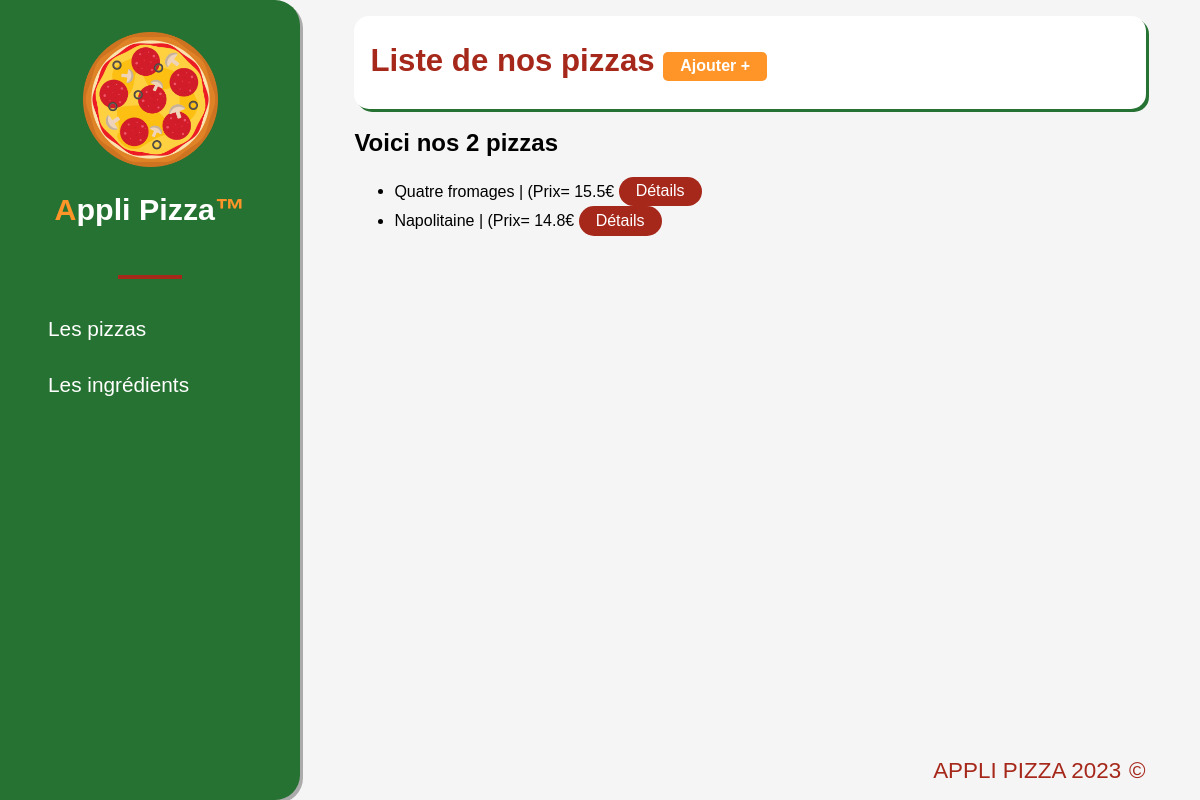
/pizzas/, run on an earlier commit of the app's database.
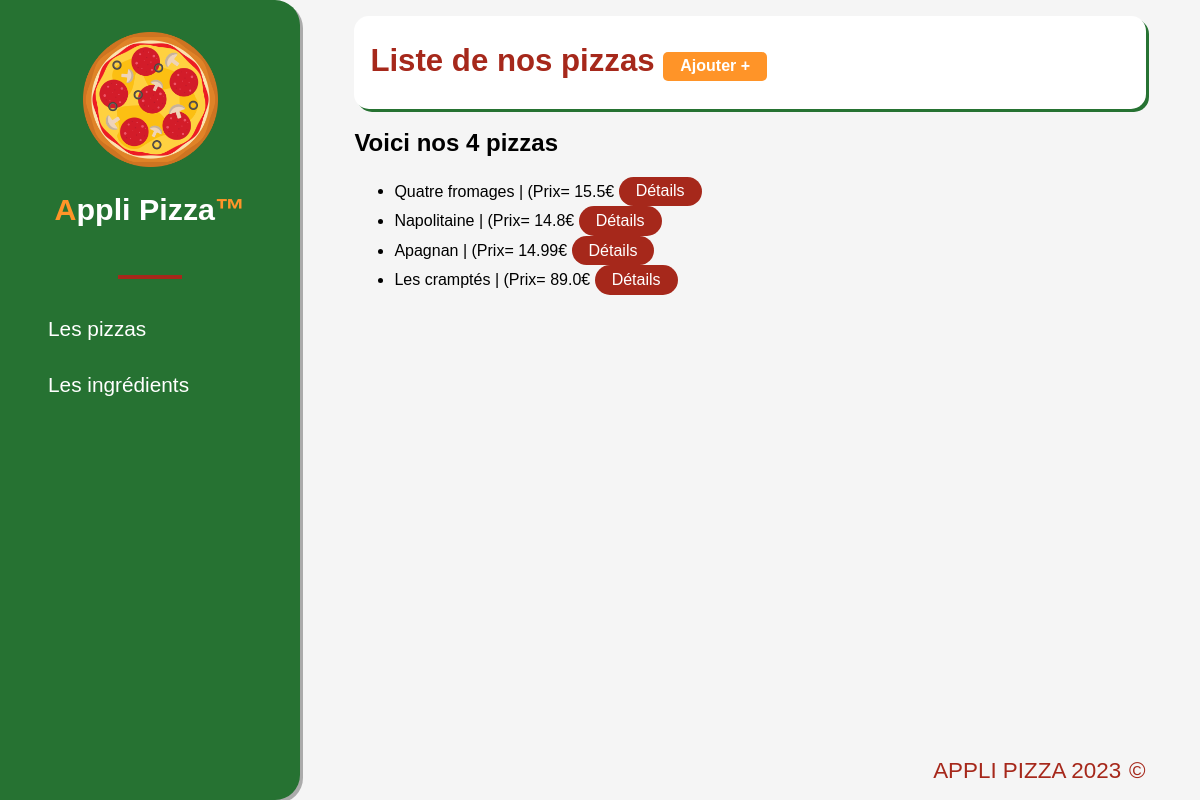
And on a later commit of the database.
### applipizza/models.py (models this page shows)
class Pizza(models.Model):
    idPizza = models.AutoField(primary_key=True)
    nomPizza = models.CharField(max_length=50, verbose_name="Nom de la pizza")
    prixPizza = models.FloatField(verbose_name="Prix de la pizza")
    def __str__(self) -> str:
        return  self.nomPizza + (' | (Prix= ' + str(self.prixPizza) + '€')

### applipizza/views.py (the view)
# urls.py: path('pizzas/', views.pizza),
def pizza(request):
    lesPizzas = Pizza.objects.all()
    return render(request, 'applipizza/pizzas.html', {'pizzas': lesPizzas})

### applipizza/templates/applipizza/pizzas.html (shortened to what this page needs)
{% extends 'applipizza/base.html' %}
{% block title_page %}
Liste de nos pizzas
    <a href="/pizzas/add" class="link_to_add">Ajouter +</a>
{% endblock %}
{% block content %}
    <h2>Voici nos {{ pizzas|length }} pizzas</h2>
    <ul>
        {% for piz in pizzas %}
        <li>
            {{ piz }}
            <a href="/pizzas/{{ piz.idPizza }}" class="link_to">Détails</a>
        </li>
        {% endfor %}
    </ul>
{% endblock %}

What changed in the data, as far as the page shows it:
added Pizza: nomPizza+prixPizza "Apagnan | (Prix= 14.99€"
added Pizza: nomPizza+prixPizza "Les cramptés | (Prix= 89.0€"
Also different on the page:
{{ pizzas|length }}: "2" → "4"
